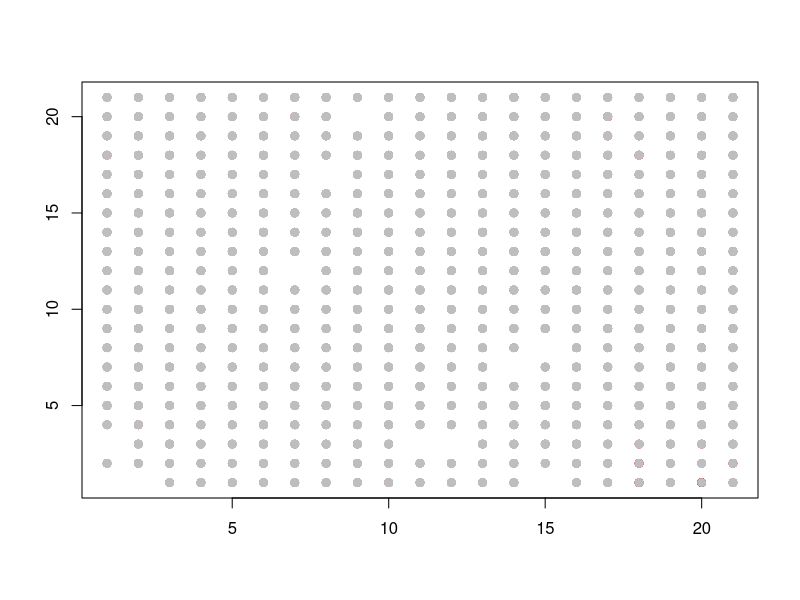

Generate this figure with R:
rm(list = ls())
neighbours <- function(A, i, j) {
  # calculate number of neighbours of A[i,j] that are infected500
  # we have to check for the edge of the grid
  nbrs <- 0
  # sum across row i - 1
  if (i > 1) {
    if (j > 1) nbrs <- nbrs + (A[i-1, j-1] == 1)
    nbrs <- nbrs + (A[i-1, j] == 1)
    if (j < ncol(A)) nbrs <- nbrs + (A[i-1, j+1] == 1)
  }
  # sum across row i
  if (j > 1) nbrs <- nbrs + (A[i, j-1] == 1)
  nbrs <- nbrs + (A[i, j] == 1)
  if (j < ncol(A)) nbrs <- nbrs + (A[i, j+1] == 1)
  # sum across row i + 1
  if (i < nrow(A)) {
    if (j > 1) nbrs <- nbrs + (A[i+1, j-1] == 1)
    nbrs <- nbrs + (A[i+1, j] == 1)
    if (j < ncol(A)) nbrs <- nbrs + (A[i+1, j+1] == 1)
  }
  return(nbrs)
}
forest.fire.plot <- function(X) {
  # plot infected and removed individuals
  for (i in 1:nrow(X)) {
    for (j in 1:ncol(X)) {
      if (X[i,j] == 1) points(i, j, col = "red", pch = 19)
      else if (X[i,j] == 0) points(i, j, col = "grey", pch = 19)
    }
  }
}
forest.fire <- function(X, a, b, pausing = FALSE) {
  # simulate forest fire epidemic model
  # X[i, j] = 2 for susceptible; 1 for infected; 0 for removed
  # set up plot
  plot(c(1,nrow(X)), c(1,ncol(X)), type = "n", xlab = "", ylab = "")
  forest.fire.plot(X)
  # main loop
  burning <- TRUE
  while (burning) {
    burning <- FALSE
    # check if pausing between updates
    if (pausing) {
      input <- readline("hit any key to continue")
    }
    # updateEPIDEMICS
    501
    B <- X
    for (i in 1:nrow(X)) {
      for (j in 1:ncol(X)) {
        if (X[i, j] == 2) {
          if (runif(1) > (1 - a)^neighbours(X, i, j)) {
            B[i, j] <- 1
          }
        } else if (X[i, j] == 1) {
          burning <- TRUE
          if (runif(1) < b) {
            B[i, j] <- 0
          }
        }
      }
    }
    X <- B
    # plot
    forest.fire.plot(X)
  }
  return(X)
}
# spark
set.seed(3)
X <- matrix(2, 21, 21)
X[11, 11] <- 1
# big fires
#X <- forest.fire(X, .1, .2, TRUE)
X <- forest.fire(X, .2, .4, TRUE)
# medium fires
#X <- forest.fire(X, .07, .2, TRUE)
#X <- forest.fire(X, .1, .4, TRUE)
# small fires
#X <- forest.fire(X, .05, .2, TRUE)
#X <- forest.fire(X, .07, .4, TRUE)